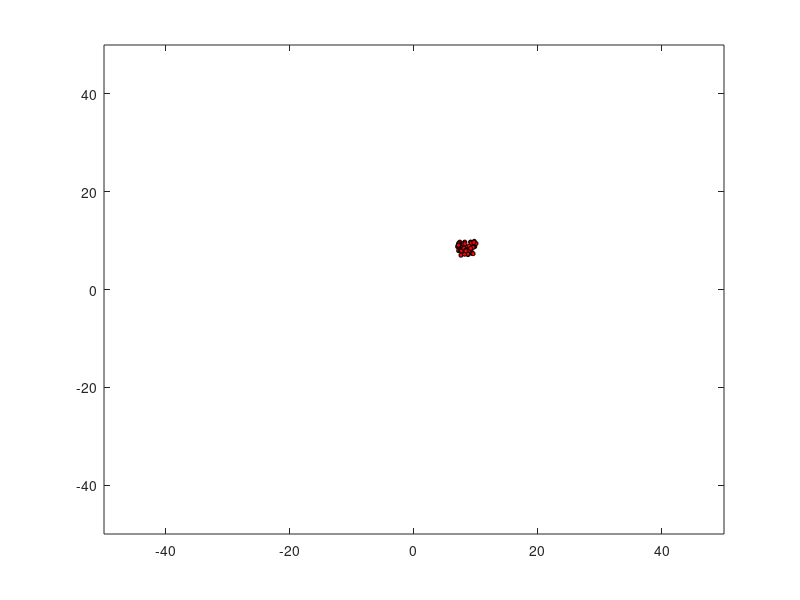

The MATLAB source for this figure: (Note: this script raises an error after producing the figure.)

clc
clear all;
close all;
i = [1 0];
j = [0 1];
inev = [-1 0];
jnev = [0 -1];
min = -5;
max = 15;
x = 50;
v = normrnd(0,3,[x,2]);
r = 7+3.*rand(x,2);
%r = 10*rand(x,2);
dt = 0.1;
%Z = A*exp( - (a*(X-x0).^2 + 2*b*(X-x0).*(Y-y0) + c*(Y-y0).^2));

Alpha = 0.2;

cm = [5 5];
A = 0.5;
%gradient = zeros(x,2);
for t = 0.2:dt:50
   
    
     %%%%%%%%%%%%%%%%%%%%%%% Ploting
     for p = 1:x
        
        plot(r(p,1),r(p,2),'ko','markerface','r','markersize',3);
        axis([-50 50 -50 50]);
        hold on
         
    end
    hold off
    pause(0.1);
    for n = 1:x
        
    gradient(n,:) = [A*exp(-(r(n,1).^2/2 + r(n,2).^2/2)),A*exp(-(r(n,1).^2/2 + r(n,2).^2/2))];
    %gradient(n,:) = 2*[(-2*a)*exp(-(a*(r(n,1)-p0).^2 + c*(r(n,2)-q0).^2)),(-2*c)*exp(-(a*(r(n,1)-p0).^2 + c*(r(n,2)-q0).^2))];
  
    v(n,:) = v(n,:) + Alpha*(gradient(n,:));
    r(n,:) = r(n,:) + v(n,:)*dt;
  
    end
  
     %%%%%%%%%%%%%%%%%%%%%%%%%%%%% Velocity maching 
   
    for k = 1:x
        count = 0;
       for m = 1:x
             Vref = zeros(x,2);
           if(k ~= m)
     r1 = r(k,:);
     r2 = r(m,:);
     v1 = v(k,:);
     v2 = v(m,:);
    
    d = DistancebetweenTwoPoint(r1(1),r1(2),r2(1),r2(2));
  if(d < 0.7)
        
        v1r = sqrt((v1(1)^2+v1(2)^2)/(v2(1)^2+v2(2)^2))*v2;
        Vref(k,:) = v1r;
        
        count = count+1;
    end
   end
  end
  if (Vref(k,:) ~= 0)
           
       v(k,:) = AverageVector(v(k,:),Vref,count);
      
    end
   end 
  %%%%%%%%%%%%%%%%%%%%%%% collision
  for k = 1:x
      if(k <= x-1)
        for l = k+1:x
    r1 = r(k,:);
    r2 = r(l,:);
    v1 = v(k,:);
    v2 = v(l,:);
    
    d = DistancebetweenTwoPoint(r1(1),r1(2),r2(1),r2(2));
  if(d < 0.7)
        v1r = sqrt((v1(1)^2+v1(2)^2)/(v2(1)^2+v2(2)^2))*v2;
        v2r = sqrt((v2(1)^2+v2(2)^2)/(v1(1)^2+v1(2)^2))*v1;
        v(k,:) = v1r;
        v(l,:) = v2r;
       
  end
        end
        end
    end    
   %%%%%%%%%%%%%%%%%%%%%%%%% Central mass
   %for b = 1:x
   %found = 0;
    %rx = r(b,:);
    %dis = DistancebetweenTwoPoint(cm(1),cm(2),rx(1),rx(2));
    %while(dis > 5 && found == 0)
     %   v(b,:) = -v(b,:);
      %  found = 1;
    %end    
   %end  
   
   for b= 1:x
       
       if(gradient(b,:) == 0)
           v(b,:) = 0;
       end
   end
    
   
   
end

function d = DistancebetweenTwoPoint(x1,y1,x2,y2)
 
  d = sqrt((x2-x1).^2+(y2-y1).^2);
  
  
end
function  A = AverageVector(V,a,n)
      
      temp = [0 0];
     
     for i = 1:n
       
          temp = temp + a(i,:);
           
     end
        A = (temp + V)/(n+1);
       
       
end
 